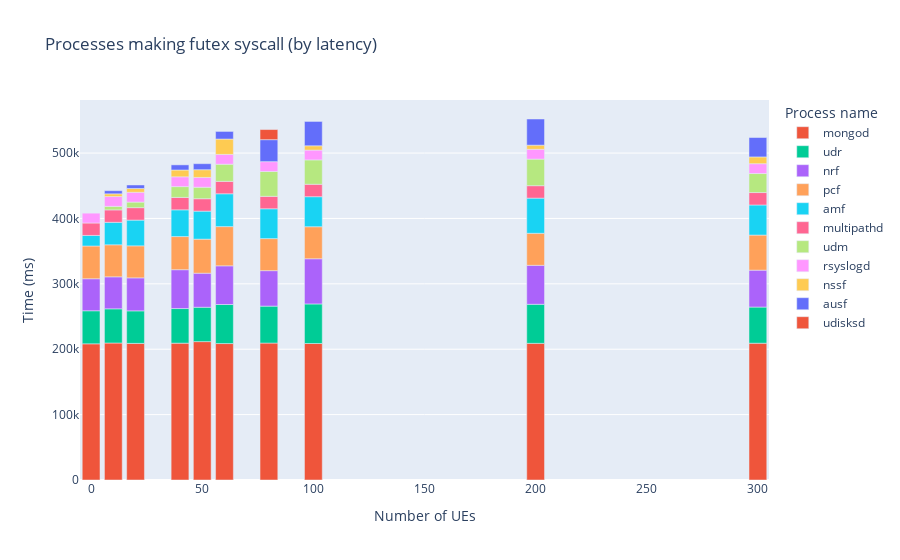
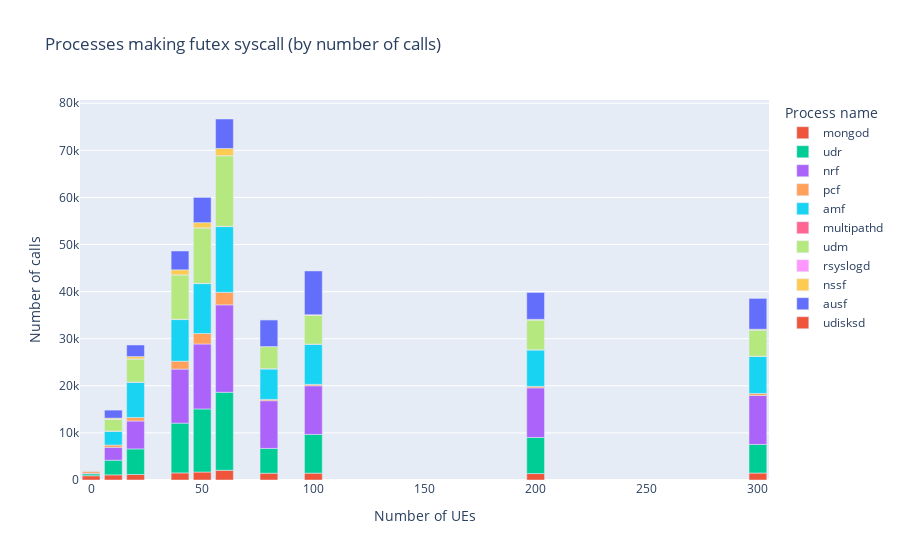
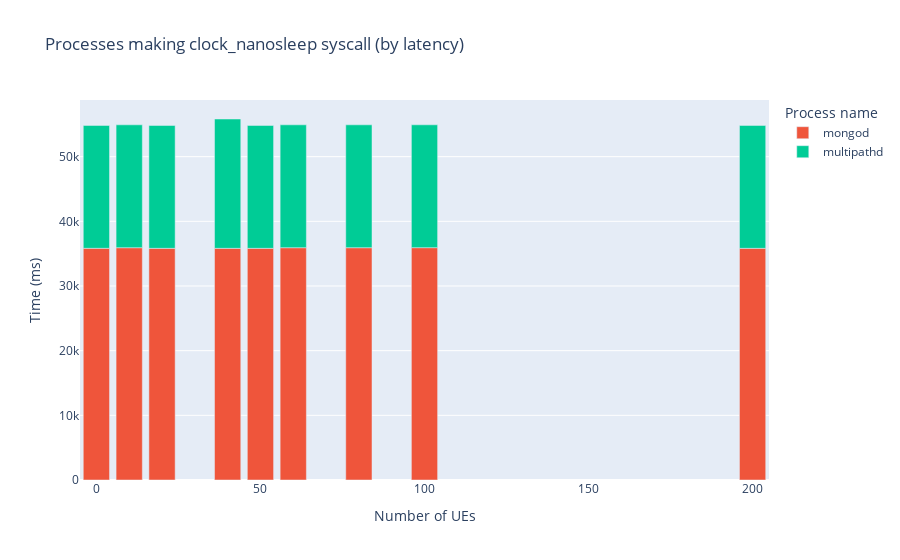
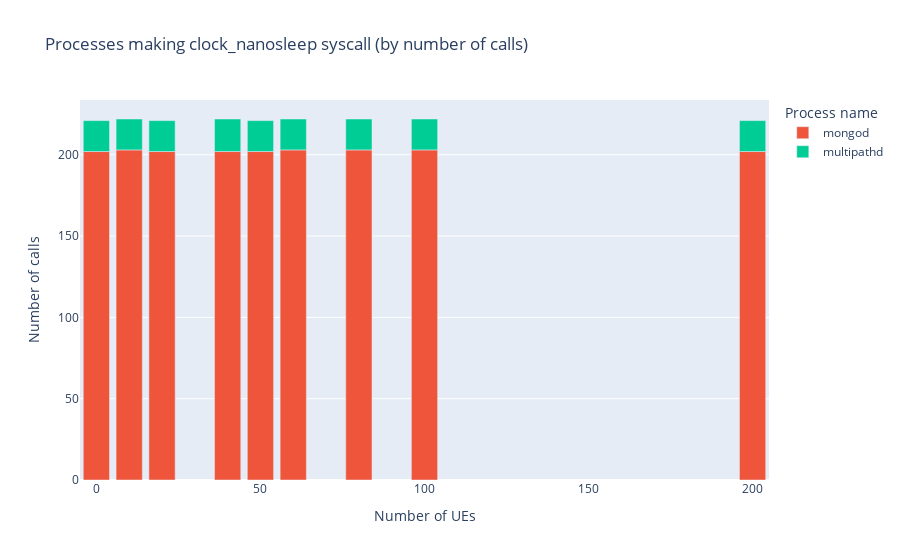

Write notebook code for charts like these, in order.
### Code cell
syscalls = ['futex', 'clock_nanosleep', 'epoll_wait', 'poll', 'ppoll', 'recvmsg', 'recvfrom', 
            'sendto', 'read', 'openat', 'select', 'sched_yield',
            'fdatasync', 'write', 'nanosleep']

# Run for each syscall
for syscall in syscalls:
    sysprocess_df = spark.read.option("basePath", basePath).json(
    f"{basePath}/ues=*/tool=sysprocess_{syscall}")
    sysprocess_fig = px.bar(sysprocess_df.toPandas(),
                    x="ues", y="time (ms)", color="comm", 
                    hover_data=["count", "time (ms)"],
                    labels={
                        "ues": "Number of UEs",
                        "time (ms)": "Time (ms)",
                        "syscall": "System calls",
                        "count": "Number of calls",
                        "comm": "Process name"
                    },
                    title=f'Processes making {syscall} syscall (by latency)')
    # sysprocess_fig.update_traces(textinfo='value')
    sysprocess_fig.show()
    sysprocess_fig.write_image(f"images/sysprocess_{syscall}_fig_m2.medium.jpeg")
    with open(html_output_file, 'a') as f:
        f.write(f'<h2 id="{syscall}-syscall-processes"> Processes are making {syscall} syscalls with latency information </h2>')
        f.write('<p>  </p>') 
        f.write(sysprocess_fig.to_html(full_html=False, include_plotlyjs='cdn'))
    sysprocess_count_fig = px.bar(sysprocess_df.toPandas(),
                    x="ues", y="count", color="comm",
                    hover_data=["count", "time (ms)"],
                    labels={
                        "ues": "Number of UEs",
                        "time (ms)": "Time (ms)",
                        "syscall": "System calls",
                        "count": "Number of calls",
                        "comm": "Process name"
                    },
                    title=f'Processes making {syscall} syscall (by number of calls)')
    # sysprocess_count_fig.update_traces(textinfo='value')
    sysprocess_count_fig.show()
    sysprocess_count_fig.write_image(f"images/sysprocess_count_{syscall}_fig_m2.medium.jpeg")
    with open(html_output_file, 'a') as f:
        f.write(f'<h2 id="{syscall}-syscall-count-processes"> Processes are making {syscall} syscalls by number of calls</h2>')
        f.write('<p>  </p>') 
        f.write(sysprocess_count_fig.to_html(full_html=False, include_plotlyjs='cdn'))

### Figure 1 — Plotly figure (JSON) as saved in the notebook; plotly's stock layout.template omitted (floating-point values rounded to 4 significant figures)
{"data": [{"alignmentgroup": "True", "customdata": [[1695], [2055], [1510], [1450], [1480], [1444], [1365], [1165], [1090], [907]], "hovertemplate": "Process name=mongod<br>Number of UEs=%{x}<br>Time (ms)=%{y}<br>Number of calls=%{customdata[0]}<extra></extra>", "legendgroup": "mongod", "marker": {"color": "#EF553B", "pattern": {"shape": ""}}, "name": "mongod", "offsetgroup": "mongod", "orientation": "v", "showlegend": true, "textposition": "auto", "type": "bar", "x": [50, 60, 40, 100, 300, 80, 200, 20, 10, 0], "xaxis": "x", "y": [211600.0, 208700.0, 209300.0, 208700.0, 209200.0, 209400.0, 209000.0, 208900.0, 209500.0, 208300.0], "yaxis": "y"}, {"alignmentgroup": "True", "customdata": [[13400], [16577], [10565], [8233], [6075], [5266], [7670], [5433], [3113], [407]], "hovertemplate": "Process name=udr<br>Number of UEs=%{x}<br>Time (ms)=%{y}<br>Number of calls=%{customdata[0]}<extra></extra>", "legendgroup": "udr", "marker": {"color": "#00cc96", "pattern": {"shape": ""}}, "name": "udr", "offsetgroup": "udr", "orientation": "v", "showlegend": true, "textposition": "auto", "type": "bar", "x": [50, 60, 40, 100, 300, 80, 200, 20, 10, 0], "xaxis": "x", "y": [52530.0, 59720.0, 52920.0, 60510.0, 55270.0, 56480.0, 59730.0, 49740.0, 52290.0, 50530.0], "yaxis": "y"}, {"alignmentgroup": "True", "customdata": [[13791], [18563], [11474], [10332], [10398], [10130], [10528], [5930], [2743], [128]], "hovertemplate": "Process name=nrf<br>Number of UEs=%{x}<br>Time (ms)=%{y}<br>Number of calls=%{customdata[0]}<extra></extra>", "legendgroup": "nrf", "marker": {"color": "#ab63fa", "pattern": {"shape": ""}}, "name": "nrf", "offsetgroup": "nrf", "orientation": "v", "showlegend": true, "textposition": "auto", "type": "bar", "x": [50, 60, 40, 100, 300, 80, 200, 20, 10, 0], "xaxis": "x", "y": [52090.0, 59160.0, 59410.0, 69130.0, 56430.0, 54270.0, 59610.0, 50480.0, 48950.0, 48990.0], "yaxis": "y"}, {"alignmentgroup": "True", "customdata": [[2227], [2667], [1682], [298], [432], [275], [325], [755], [489], [459]], "hovertemplate": "Process name=pcf<br>Number of UEs=%{x}<br>Time (ms)=%{y}<br>Number of calls=%{customdata[0]}<extra></extra>", "legendgroup": "pcf", "marker": {"color": "#FFA15A", "pattern": {"shape": ""}}, "name": "pcf", "offsetgroup": "pcf", "orientation": "v", "showlegend": true, "textposition": "auto", "type": "bar", "x": [50, 60, 40, 100, 300, 80, 200, 20, 10, 0], "xaxis": "x", "y": [52060.0, 59990.0, 50660.0, 48980.0, 53670.0, 49000.0, 48980.0, 48970.0, 48980.0, 50080.0], "yaxis": "y"}, {"alignmentgroup": "True", "customdata": [[10589], [13949], [8835], [8483], [7838], [6464], [7719], [7453], [2899], [21]], "hovertemplate": "Process name=amf<br>Number of UEs=%{x}<br>Time (ms)=%{y}<br>Number of calls=%{customdata[0]}<extra></extra>", "legendgroup": "amf", "marker": {"color": "#19d3f3", "pattern": {"shape": ""}}, "name": "amf", "offsetgroup": "amf", "orientation": "v", "showlegend": true, "textposition": "auto", "type": "bar", "x": [50, 60, 40, 100, 300, 80, 200, 20, 10, 0], "xaxis": "x", "y": [42840.0, 50200.0, 40890.0, 45920.0, 46020.0, 45640.0, 53770.0, 39360.0, 34360.0, 16150.0], "yaxis": "y"}, {"alignmentgroup": "True", "customdata": [[59], [59], [59], [59], [59], [59], [59], [59], [59], [59]], "hovertemplate": "Process name=multipathd<br>Number of UEs=%{x}<br>Time (ms)=%{y}<br>Number of calls=%{customdata[0]}<extra></extra>", "legendgroup": "multipathd", "marker": {"color": "#FF6692", "pattern": {"shape": ""}}, "name": "multipathd", "offsetgroup": "multipathd", "orientation": "v", "showlegend": true, "textposition": "auto", "type": "bar", "x": [50, 60, 40, 100, 300, 80, 200, 20, 10, 0], "xaxis": "x", "y": [19000.0, 19000.0, 19000.0, 19000.0, 19010.0, 19000.0, 19000.0, 19000.0, 19000.0, 19000.0], "yaxis": "y"}, {"alignmentgroup": "True", "customdata": [[11780], [14997], [9433], [6100], [5576], [4683], [6323], [4908], [2522]], "hovertemplate": "Process name=udm<br>Number of UEs=%{x}<br>Time (ms)=%{y}<br>Number of calls=%{customdata[0]}<extra></extra>", "legendgroup": "udm", "marker": {"color": "#B6E880", "pattern": {"shape": ""}}, "name": "udm", "offsetgroup": "udm", "orientation": "v", "showlegend": true, "textposition": "auto", "type": "bar", "x": [50, 60, 40, 100, 300, 80, 200, 20, 10], "xaxis": "x", "y": [17550.0, 26200.0, 16500.0, 37260.0, 29110.0, 38020.0, 40670.0, 8537.0, 5391.0], "yaxis": "y"}, {"alignmentgroup": "True", "customdata": [[11], [11], [11], [11], [11], [11], [11], [11], [11], [11]], "hovertemplate": "Process name=rsyslogd<br>Number of UEs=%{x}<br>Time (ms)=%{y}<br>Number of calls=%{customdata[0]}<extra></extra>", "legendgroup": "rsyslogd", "marker": {"color": "#FF97FF", "pattern": {"shape": ""}}, "name": "rsyslogd", "offsetgroup": "rsyslogd", "orientation": "v", "showlegend": true, "textposition": "auto", "type": "bar", "x": [50, 60, 40, 100, 300, 80, 200, 20, 10, 0], "xaxis": "x", "y": [15020.0, 15010.0, 15010.0, 15020.0, 15010.0, 15020.0, 15010.0, 15010.0, 15010.0, 15010.0], "yaxis": "y"}, {"alignmentgroup": "True", "customdata": [[1099], [1523], [1062], [128], [149], [116], [494], [214]], "hovertemplate": "Process name=nssf<br>Number of UEs=%{x}<br>Time (ms)=%{y}<br>Number of calls=%{customdata[0]}<extra></extra>", "legendgroup": "nssf", "marker": {"color": "#FECB52", "pattern": {"shape": ""}}, "name": "nssf", "offsetgroup": "nssf", "orientation": "v", "showlegend": true, "textposition": "auto", "type": "bar", "x": [50, 60, 40, 100, 300, 200, 20, 10], "xaxis": "x", "y": [11790.0, 23490.0, 10400.0, 6599.0, 10360.0, 6297.0, 5781.0, 4196.0], "yaxis": "y"}, {"alignmentgroup": "True", "customdata": [[5357], [6255], [4000], [9298], [6542], [5703], [5705], [2464], [1699]], "hovertemplate": "Process name=ausf<br>Number of UEs=%{x}<br>Time (ms)=%{y}<br>Number of calls=%{customdata[0]}<extra></extra>", "legendgroup": "ausf", "marker": {"color": "#636efa", "pattern": {"shape": ""}}, "name": "ausf", "offsetgroup": "ausf", "orientation": "v", "showlegend": true, "textposition": "auto", "type": "bar", "x": [50, 60, 40, 100, 300, 80, 200, 20, 10], "xaxis": "x", "y": [9225.0, 11640.0, 7858.0, 37200.0, 29680.0, 33630.0, 40030.0, 5388.0, 4799.0], "yaxis": "y"}, {"alignmentgroup": "True", "customdata": [[5]], "hovertemplate": "Process name=udisksd<br>Number of UEs=%{x}<br>Time (ms)=%{y}<br>Number of calls=%{customdata[0]}<extra></extra>", "legendgroup": "udisksd", "marker": {"color": "#EF553B", "pattern": {"shape": ""}}, "name": "udisksd", "offsetgroup": "udisksd", "orientation": "v", "showlegend": true, "textposition": "auto", "type": "bar", "x": [80], "xaxis": "x", "y": [15500.0], "yaxis": "y"}], "layout": {"barmode": "relative", "legend": {"title": {"text": "Process name"}, "tracegroupgap": 0}, "title": {"text": "Processes making futex syscall (by latency)"}, "xaxis": {"anchor": "y", "domain": [0, 1], "title": {"text": "Number of UEs"}}, "yaxis": {"anchor": "x", "domain": [0, 1], "title": {"text": "Time (ms)"}}}}

### Figure 2 — Plotly figure (JSON) as saved in the notebook; plotly's stock layout.template omitted (floating-point values rounded to 4 significant figures)
{"data": [{"alignmentgroup": "True", "customdata": [[211600.0], [208700.0], [209300.0], [208700.0], [209200.0], [209400.0], [209000.0], [208900.0], [209500.0], [208300.0]], "hovertemplate": "Process name=mongod<br>Number of UEs=%{x}<br>Number of calls=%{y}<br>Time (ms)=%{customdata[0]}<extra></extra>", "legendgroup": "mongod", "marker": {"color": "#EF553B", "pattern": {"shape": ""}}, "name": "mongod", "offsetgroup": "mongod", "orientation": "v", "showlegend": true, "textposition": "auto", "type": "bar", "x": [50, 60, 40, 100, 300, 80, 200, 20, 10, 0], "xaxis": "x", "y": [1695, 2055, 1510, 1450, 1480, 1444, 1365, 1165, 1090, 907], "yaxis": "y"}, {"alignmentgroup": "True", "customdata": [[52530.0], [59720.0], [52920.0], [60510.0], [55270.0], [56480.0], [59730.0], [49740.0], [52290.0], [50530.0]], "hovertemplate": "Process name=udr<br>Number of UEs=%{x}<br>Number of calls=%{y}<br>Time (ms)=%{customdata[0]}<extra></extra>", "legendgroup": "udr", "marker": {"color": "#00cc96", "pattern": {"shape": ""}}, "name": "udr", "offsetgroup": "udr", "orientation": "v", "showlegend": true, "textposition": "auto", "type": "bar", "x": [50, 60, 40, 100, 300, 80, 200, 20, 10, 0], "xaxis": "x", "y": [13400, 16577, 10565, 8233, 6075, 5266, 7670, 5433, 3113, 407], "yaxis": "y"}, {"alignmentgroup": "True", "customdata": [[52090.0], [59160.0], [59410.0], [69130.0], [56430.0], [54270.0], [59610.0], [50480.0], [48950.0], [48990.0]], "hovertemplate": "Process name=nrf<br>Number of UEs=%{x}<br>Number of calls=%{y}<br>Time (ms)=%{customdata[0]}<extra></extra>", "legendgroup": "nrf", "marker": {"color": "#ab63fa", "pattern": {"shape": ""}}, "name": "nrf", "offsetgroup": "nrf", "orientation": "v", "showlegend": true, "textposition": "auto", "type": "bar", "x": [50, 60, 40, 100, 300, 80, 200, 20, 10, 0], "xaxis": "x", "y": [13791, 18563, 11474, 10332, 10398, 10130, 10528, 5930, 2743, 128], "yaxis": "y"}, {"alignmentgroup": "True", "customdata": [[52060.0], [59990.0], [50660.0], [48980.0], [53670.0], [49000.0], [48980.0], [48970.0], [48980.0], [50080.0]], "hovertemplate": "Process name=pcf<br>Number of UEs=%{x}<br>Number of calls=%{y}<br>Time (ms)=%{customdata[0]}<extra></extra>", "legendgroup": "pcf", "marker": {"color": "#FFA15A", "pattern": {"shape": ""}}, "name": "pcf", "offsetgroup": "pcf", "orientation": "v", "showlegend": true, "textposition": "auto", "type": "bar", "x": [50, 60, 40, 100, 300, 80, 200, 20, 10, 0], "xaxis": "x", "y": [2227, 2667, 1682, 298, 432, 275, 325, 755, 489, 459], "yaxis": "y"}, {"alignmentgroup": "True", "customdata": [[42840.0], [50200.0], [40890.0], [45920.0], [46020.0], [45640.0], [53770.0], [39360.0], [34360.0], [16150.0]], "hovertemplate": "Process name=amf<br>Number of UEs=%{x}<br>Number of calls=%{y}<br>Time (ms)=%{customdata[0]}<extra></extra>", "legendgroup": "amf", "marker": {"color": "#19d3f3", "pattern": {"shape": ""}}, "name": "amf", "offsetgroup": "amf", "orientation": "v", "showlegend": true, "textposition": "auto", "type": "bar", "x": [50, 60, 40, 100, 300, 80, 200, 20, 10, 0], "xaxis": "x", "y": [10589, 13949, 8835, 8483, 7838, 6464, 7719, 7453, 2899, 21], "yaxis": "y"}, {"alignmentgroup": "True", "customdata": [[19000.0], [19000.0], [19000.0], [19000.0], [19010.0], [19000.0], [19000.0], [19000.0], [19000.0], [19000.0]], "hovertemplate": "Process name=multipathd<br>Number of UEs=%{x}<br>Number of calls=%{y}<br>Time (ms)=%{customdata[0]}<extra></extra>", "legendgroup": "multipathd", "marker": {"color": "#FF6692", "pattern": {"shape": ""}}, "name": "multipathd", "offsetgroup": "multipathd", "orientation": "v", "showlegend": true, "textposition": "auto", "type": "bar", "x": [50, 60, 40, 100, 300, 80, 200, 20, 10, 0], "xaxis": "x", "y": [59, 59, 59, 59, 59, 59, 59, 59, 59, 59], "yaxis": "y"}, {"alignmentgroup": "True", "customdata": [[17550.0], [26200.0], [16500.0], [37260.0], [29110.0], [38020.0], [40670.0], [8537.0], [5391.0]], "hovertemplate": "Process name=udm<br>Number of UEs=%{x}<br>Number of calls=%{y}<br>Time (ms)=%{customdata[0]}<extra></extra>", "legendgroup": "udm", "marker": {"color": "#B6E880", "pattern": {"shape": ""}}, "name": "udm", "offsetgroup": "udm", "orientation": "v", "showlegend": true, "textposition": "auto", "type": "bar", "x": [50, 60, 40, 100, 300, 80, 200, 20, 10], "xaxis": "x", "y": [11780, 14997, 9433, 6100, 5576, 4683, 6323, 4908, 2522], "yaxis": "y"}, {"alignmentgroup": "True", "customdata": [[15020.0], [15010.0], [15010.0], [15020.0], [15010.0], [15020.0], [15010.0], [15010.0], [15010.0], [15010.0]], "hovertemplate": "Process name=rsyslogd<br>Number of UEs=%{x}<br>Number of calls=%{y}<br>Time (ms)=%{customdata[0]}<extra></extra>", "legendgroup": "rsyslogd", "marker": {"color": "#FF97FF", "pattern": {"shape": ""}}, "name": "rsyslogd", "offsetgroup": "rsyslogd", "orientation": "v", "showlegend": true, "textposition": "auto", "type": "bar", "x": [50, 60, 40, 100, 300, 80, 200, 20, 10, 0], "xaxis": "x", "y": [11, 11, 11, 11, 11, 11, 11, 11, 11, 11], "yaxis": "y"}, {"alignmentgroup": "True", "customdata": [[11790.0], [23490.0], [10400.0], [6599.0], [10360.0], [6297.0], [5781.0], [4196.0]], "hovertemplate": "Process name=nssf<br>Number of UEs=%{x}<br>Number of calls=%{y}<br>Time (ms)=%{customdata[0]}<extra></extra>", "legendgroup": "nssf", "marker": {"color": "#FECB52", "pattern": {"shape": ""}}, "name": "nssf", "offsetgroup": "nssf", "orientation": "v", "showlegend": true, "textposition": "auto", "type": "bar", "x": [50, 60, 40, 100, 300, 200, 20, 10], "xaxis": "x", "y": [1099, 1523, 1062, 128, 149, 116, 494, 214], "yaxis": "y"}, {"alignmentgroup": "True", "customdata": [[9225.0], [11640.0], [7858.0], [37200.0], [29680.0], [33630.0], [40030.0], [5388.0], [4799.0]], "hovertemplate": "Process name=ausf<br>Number of UEs=%{x}<br>Number of calls=%{y}<br>Time (ms)=%{customdata[0]}<extra></extra>", "legendgroup": "ausf", "marker": {"color": "#636efa", "pattern": {"shape": ""}}, "name": "ausf", "offsetgroup": "ausf", "orientation": "v", "showlegend": true, "textposition": "auto", "type": "bar", "x": [50, 60, 40, 100, 300, 80, 200, 20, 10], "xaxis": "x", "y": [5357, 6255, 4000, 9298, 6542, 5703, 5705, 2464, 1699], "yaxis": "y"}, {"alignmentgroup": "True", "customdata": [[15500.0]], "hovertemplate": "Process name=udisksd<br>Number of UEs=%{x}<br>Number of calls=%{y}<br>Time (ms)=%{customdata[0]}<extra></extra>", "legendgroup": "udisksd", "marker": {"color": "#EF553B", "pattern": {"shape": ""}}, "name": "udisksd", "offsetgroup": "udisksd", "orientation": "v", "showlegend": true, "textposition": "auto", "type": "bar", "x": [80], "xaxis": "x", "y": [5], "yaxis": "y"}], "layout": {"barmode": "relative", "legend": {"title": {"text": "Process name"}, "tracegroupgap": 0}, "title": {"text": "Processes making futex syscall (by number of calls)"}, "xaxis": {"anchor": "y", "domain": [0, 1], "title": {"text": "Number of UEs"}}, "yaxis": {"anchor": "x", "domain": [0, 1], "title": {"text": "Number of calls"}}}}

### Figure 3 — Plotly figure (JSON) as saved in the notebook; plotly's stock layout.template omitted (floating-point values rounded to 4 significant figures)
{"data": [{"alignmentgroup": "True", "customdata": [[203], [202], [202], [203], [202], [203], [203], [202], [202]], "hovertemplate": "Process name=mongod<br>Number of UEs=%{x}<br>Time (ms)=%{y}<br>Number of calls=%{customdata[0]}<extra></extra>", "legendgroup": "mongod", "marker": {"color": "#EF553B", "pattern": {"shape": ""}}, "name": "mongod", "offsetgroup": "mongod", "orientation": "v", "showlegend": true, "textposition": "auto", "type": "bar", "x": [10, 20, 200, 80, 50, 100, 60, 0, 40], "xaxis": "x", "y": [35920.0, 35820.0, 35820.0, 35920.0, 35820.0, 35930.0, 35920.0, 35830.0, 35820.0], "yaxis": "y"}, {"alignmentgroup": "True", "customdata": [[19], [19], [19], [19], [19], [19], [19], [19], [20]], "hovertemplate": "Process name=multipathd<br>Number of UEs=%{x}<br>Time (ms)=%{y}<br>Number of calls=%{customdata[0]}<extra></extra>", "legendgroup": "multipathd", "marker": {"color": "#00cc96", "pattern": {"shape": ""}}, "name": "multipathd", "offsetgroup": "multipathd", "orientation": "v", "showlegend": true, "textposition": "auto", "type": "bar", "x": [10, 20, 200, 80, 50, 100, 60, 0, 40], "xaxis": "x", "y": [19000.0, 19000.0, 19000.0, 19000.0, 19000.0, 19000.0, 19000.0, 19000.0, 20000.0], "yaxis": "y"}], "layout": {"barmode": "relative", "legend": {"title": {"text": "Process name"}, "tracegroupgap": 0}, "title": {"text": "Processes making clock_nanosleep syscall (by latency)"}, "xaxis": {"anchor": "y", "domain": [0, 1], "title": {"text": "Number of UEs"}}, "yaxis": {"anchor": "x", "domain": [0, 1], "title": {"text": "Time (ms)"}}}}

### Figure 4 — Plotly figure (JSON) as saved in the notebook; plotly's stock layout.template omitted (floating-point values rounded to 4 significant figures)
{"data": [{"alignmentgroup": "True", "customdata": [[35920.0], [35820.0], [35820.0], [35920.0], [35820.0], [35930.0], [35920.0], [35830.0], [35820.0]], "hovertemplate": "Process name=mongod<br>Number of UEs=%{x}<br>Number of calls=%{y}<br>Time (ms)=%{customdata[0]}<extra></extra>", "legendgroup": "mongod", "marker": {"color": "#EF553B", "pattern": {"shape": ""}}, "name": "mongod", "offsetgroup": "mongod", "orientation": "v", "showlegend": true, "textposition": "auto", "type": "bar", "x": [10, 20, 200, 80, 50, 100, 60, 0, 40], "xaxis": "x", "y": [203, 202, 202, 203, 202, 203, 203, 202, 202], "yaxis": "y"}, {"alignmentgroup": "True", "customdata": [[19000.0], [19000.0], [19000.0], [19000.0], [19000.0], [19000.0], [19000.0], [19000.0], [20000.0]], "hovertemplate": "Process name=multipathd<br>Number of UEs=%{x}<br>Number of calls=%{y}<br>Time (ms)=%{customdata[0]}<extra></extra>", "legendgroup": "multipathd", "marker": {"color": "#00cc96", "pattern": {"shape": ""}}, "name": "multipathd", "offsetgroup": "multipathd", "orientation": "v", "showlegend": true, "textposition": "auto", "type": "bar", "x": [10, 20, 200, 80, 50, 100, 60, 0, 40], "xaxis": "x", "y": [19, 19, 19, 19, 19, 19, 19, 19, 20], "yaxis": "y"}], "layout": {"barmode": "relative", "legend": {"title": {"text": "Process name"}, "tracegroupgap": 0}, "title": {"text": "Processes making clock_nanosleep syscall (by number of calls)"}, "xaxis": {"anchor": "y", "domain": [0, 1], "title": {"text": "Number of UEs"}}, "yaxis": {"anchor": "x", "domain": [0, 1], "title": {"text": "Number of calls"}}}}
